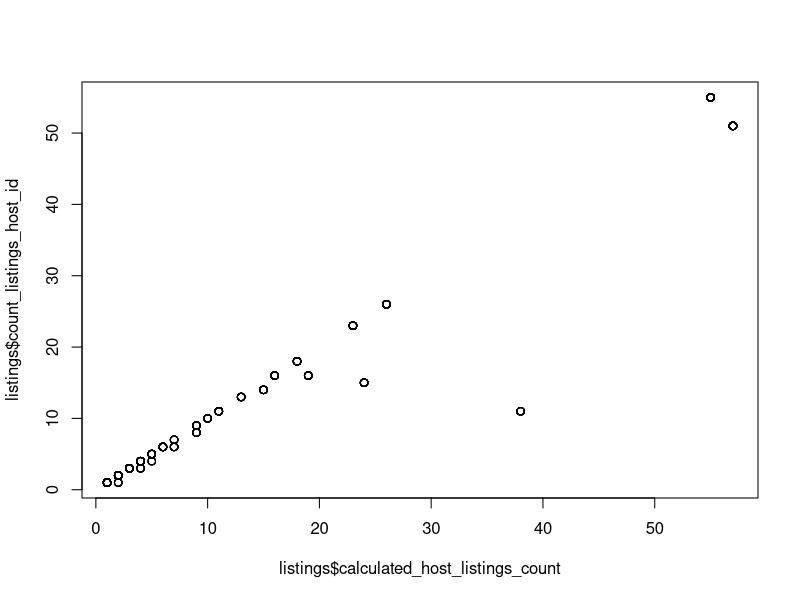
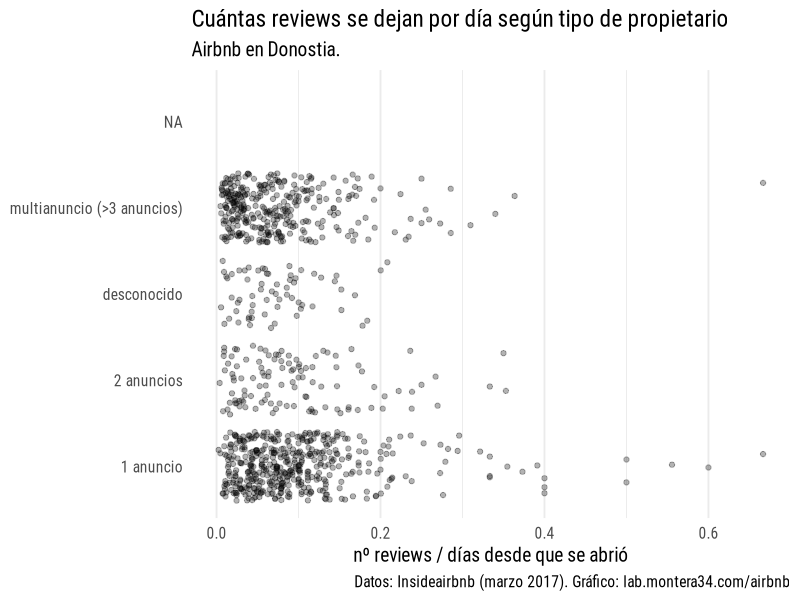
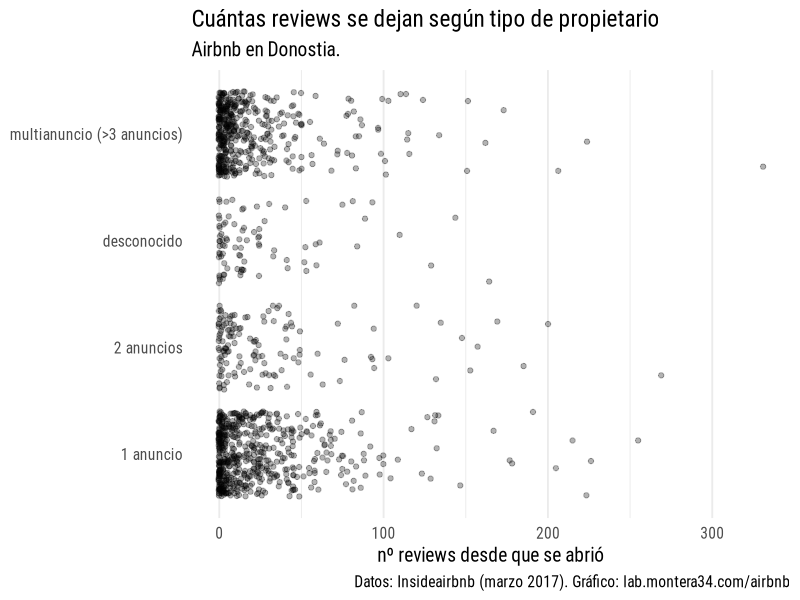
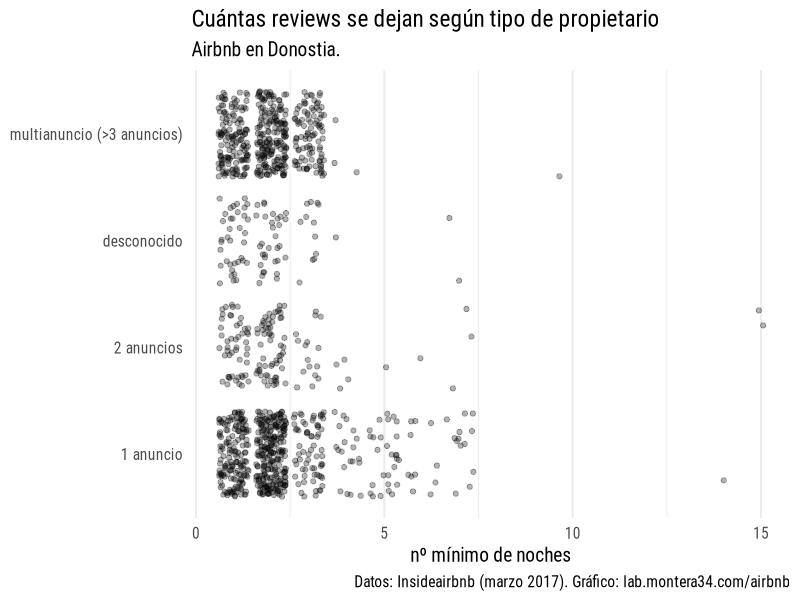

Recreate these plots in R, in order. (Note: this script raises an error after producing the figures.)
# Este script clasifica los listings según su último y primer review, según el tipo de usuario que los posee 

library(gsubfn)
library(tidyverse)

location <- "Donostia"

# Load reviews and listings
listings  <- read.delim("data/listings_donostia_simple.csv",sep = ",")

superuser <- listings %>% summarise(host_id)

# Create date field for first and last review
listings$first_reviewx <- as.Date(listings$first_review, "%Y-%m-%d")
listings$last_reviewx <- as.Date(listings$last_review, "%Y-%m-%d")
# Calculate time the listing has been active
listings$time_active <- listings$last_reviewx - listings$first_reviewx
# Calculate reviews per day
listings$reviews_per_day <- listings$number_of_reviews / as.integer(listings$time_active)

# Create list of host_id by number of listings
list_hosts <- listings %>% 
  group_by(host_id) %>% 
  summarise(count_listings_host_id=n()) %>% arrange(-count_listings_host_id)

listings <- merge(listings,list_hosts,by="host_id")

plot(listings$calculated_host_listings_count,listings$count_listings_host_id)

# Classify listings by its host type:
listings$type_of_host <- "desconocido"
listings[listings$count_listings_host_id==1,]$type_of_host <- "1 anuncio"
listings[listings$count_listings_host_id==2,]$type_of_host <- "2 anuncios"
listings[listings$count_listings_host_id>3,]$type_of_host <- "multianuncio (>3 anuncios)"

table(listings$type_of_host)

# ----
png(filename="images/airbnb/superuser/puntos-airbnb-superuser-reviews-per-day-2017.png",width = 800,height = 600)
ggplot(listings[!listings$time_active==0,]) +
  geom_point(aes(type_of_host,reviews_per_day),position = "jitter", alpha=0.3)+
  coord_flip() +
  theme_minimal(base_family = "Roboto Condensed", base_size = 14) +
  theme(
    panel.grid.minor.y = element_blank(), panel.grid.major.y = element_blank()
  ) + 
  labs(title = "Cuántas reviews se dejan por día según tipo de propietario",
       subtitle = "Airbnb en Donostia.",
       y = "nº reviews / días desde que se abrió",
       x = NULL,
       caption = "Datos: Insideairbnb (marzo 2017). Gráfico: lab.montera34.com/airbnb") 
dev.off()

png(filename="images/airbnb/superuser/puntos-airbnb-superuser-reviews-2017.png",width = 800,height = 600)
ggplot(listings) +
  geom_point(aes(type_of_host,number_of_reviews),position = "jitter", alpha=0.3) +
  coord_flip()+
  theme_minimal(base_family = "Roboto Condensed", base_size = 14) +
  theme(
    panel.grid.minor.y = element_blank(), panel.grid.major.y = element_blank()
  ) + 
  labs(title = "Cuántas reviews se dejan según tipo de propietario",
       subtitle = "Airbnb en Donostia.",
       y = "nº reviews desde que se abrió",
       x = NULL,
       caption = "Datos: Insideairbnb (marzo 2017). Gráfico: lab.montera34.com/airbnb")
dev.off()

png(filename="images/airbnb/superuser/puntos-airbnb-superuser-mínimo-numero-noches-2017.png",width = 800,height = 600)
ggplot(listings) +
  geom_point(aes(type_of_host,minimum_nights),position = "jitter", alpha=0.3) +
  coord_flip()+
  theme_minimal(base_family = "Roboto Condensed", base_size = 14) +
  theme(
    panel.grid.minor.y = element_blank(), panel.grid.major.y = element_blank()
  ) + 
  labs(title = "Cuántas reviews se dejan según tipo de propietario",
       subtitle = "Airbnb en Donostia.",
       y = "nº mínimo de noches",
       x = NULL,
       caption = "Datos: Insideairbnb (marzo 2017). Gráfico: lab.montera34.com/airbnb")
dev.off()

tipo_user <- listings %>% group_by(type_of_host) %>% summarise(alojamientos=n())
png(filename="images/airbnb/superuser/barras-airbnb-tipo-usuario-mínimo-numero-noches-medias-2017.png",width = 800,height = 600)
ggplot(min_night,aes(x=type_of_host,y=media)) +
  geom_bar(stat="identity") +
  coord_flip()+
  theme_minimal(base_family = "Roboto Condensed", base_size = 14) +
  theme(
    panel.grid.minor.y = element_blank(), panel.grid.major.y = element_blank()
  ) + 
  labs(title = "Mínimo número de noches según tipo de propietario",
       subtitle = "Airbnb en Donostia.",
       y = "nº mínimo de noches",
       x = "tipo de host",
       caption = "Datos: Insideairbnb (marzo 2017). Gráfico: lab.montera34.com/airbnb")
dev.off()

min_night <- listings %>% group_by(type_of_host) %>% summarise(media=mean(minimum_nights))

png(filename="images/airbnb/superuser/barras-airbnb-tipo-usuario-mínimo-numero-noches-medias-2017.png",width = 800,height = 600)
ggplot(min_night,aes(x=type_of_host,y=media)) +
  geom_bar(stat="identity") +
  coord_flip()+
  theme_minimal(base_family = "Roboto Condensed", base_size = 14) +
  theme(
    panel.grid.minor.y = element_blank(), panel.grid.major.y = element_blank()
  ) + 
  labs(title = "Mínimo número de noches según tipo de propietario",
       subtitle = "Airbnb en Donostia.",
       y = "nº mínimo de noches",
       x = "tipo de host",
       caption = "Datos: Insideairbnb (marzo 2017). Gráfico: lab.montera34.com/airbnb")
dev.off()

# why this not give a 45 degree line??? TODO: Ask Murray
plot(listings$reviews_per_day,listings$reviews_per_month) #not ok
plot(listings$host_listings_count,listings$host_total_listings_count) #ok
plot(listings$host_listings_count,listings$calculated_host_listings_count) #not ok, what is calculated_host_listings_count
